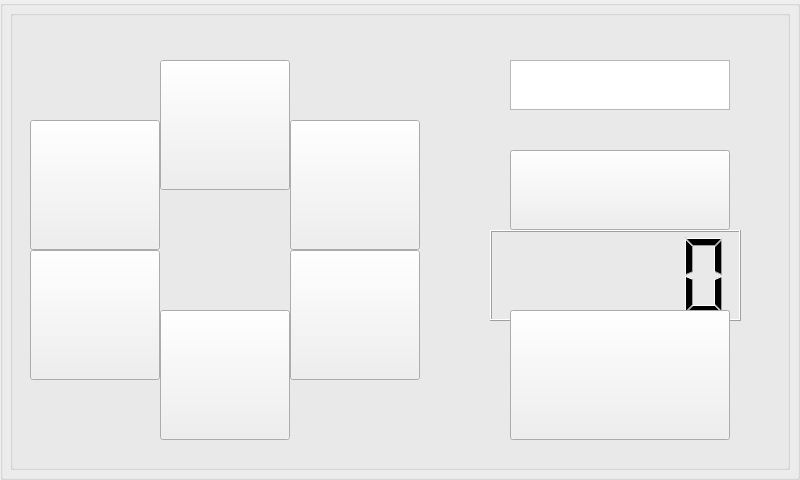
<?xml version="1.0" encoding="UTF-8"?>
<ui version="4.0">
 <class>GamePad</class>
 <widget class="QMainWindow" name="GamePad">
  <property name="enabled">
   <bool>true</bool>
  </property>
  <property name="geometry">
   <rect>
    <x>0</x>
    <y>0</y>
    <width>800</width>
    <height>480</height>
   </rect>
  </property>
  <property name="windowTitle">
   <string>GamePad</string>
  </property>
  <widget class="QWidget" name="centralWidget">
   <property name="cursor">
    <cursorShape>BlankCursor</cursorShape>
   </property>
   <property name="autoFillBackground">
    <bool>true</bool>
   </property>
   <widget class="QGroupBox" name="GB_Background">
    <property name="geometry">
     <rect>
      <x>0</x>
      <y>0</y>
      <width>800</width>
      <height>480</height>
     </rect>
    </property>
    <property name="title">
     <string/>
    </property>
   </widget>
   <widget class="QGroupBox" name="GB_Control">
    <property name="enabled">
     <bool>true</bool>
    </property>
    <property name="geometry">
     <rect>
      <x>10</x>
      <y>10</y>
      <width>780</width>
      <height>460</height>
     </rect>
    </property>
    <property name="autoFillBackground">
     <bool>false</bool>
    </property>
    <property name="title">
     <string/>
    </property>
    <property name="alignment">
     <set>Qt::AlignLeading|Qt::AlignLeft|Qt::AlignVCenter</set>
    </property>
    <widget class="QLCDNumber" name="lcdNumber">
     <property name="geometry">
      <rect>
       <x>480</x>
       <y>220</y>
       <width>251</width>
       <height>91</height>
      </rect>
     </property>
    </widget>
    <widget class="QPushButton" name="bt_UP">
     <property name="geometry">
      <rect>
       <x>150</x>
       <y>50</y>
       <width>130</width>
       <height>130</height>
      </rect>
     </property>
     <property name="autoFillBackground">
      <bool>true</bool>
     </property>
     <property name="text">
      <string/>
     </property>
    </widget>
    <widget class="QPushButton" name="bt_UP_LEFT">
     <property name="geometry">
      <rect>
       <x>20</x>
       <y>110</y>
       <width>130</width>
       <height>130</height>
      </rect>
     </property>
     <property name="autoFillBackground">
      <bool>true</bool>
     </property>
     <property name="text">
      <string/>
     </property>
    </widget>
    <widget class="QPushButton" name="bt_UP_RIGHT">
     <property name="geometry">
      <rect>
       <x>280</x>
       <y>110</y>
       <width>130</width>
       <height>130</height>
      </rect>
     </property>
     <property name="autoFillBackground">
      <bool>true</bool>
     </property>
     <property name="text">
      <string/>
     </property>
    </widget>
    <widget class="QPushButton" name="bt_DOWN_LEFT">
     <property name="geometry">
      <rect>
       <x>20</x>
       <y>240</y>
       <width>130</width>
       <height>130</height>
      </rect>
     </property>
     <property name="autoFillBackground">
      <bool>true</bool>
     </property>
     <property name="text">
      <string/>
     </property>
    </widget>
    <widget class="QPushButton" name="bt_DOWN_RIGHT">
     <property name="geometry">
      <rect>
       <x>280</x>
       <y>240</y>
       <width>130</width>
       <height>130</height>
      </rect>
     </property>
     <property name="autoFillBackground">
      <bool>true</bool>
     </property>
     <property name="text">
      <string/>
     </property>
    </widget>
    <widget class="QPushButton" name="bt_DOWN">
     <property name="geometry">
      <rect>
       <x>150</x>
       <y>300</y>
       <width>130</width>
       <height>130</height>
      </rect>
     </property>
     <property name="autoFillBackground">
      <bool>true</bool>
     </property>
     <property name="text">
      <string/>
     </property>
    </widget>
    <widget class="QPushButton" name="bt_STOP">
     <property name="geometry">
      <rect>
       <x>500</x>
       <y>300</y>
       <width>220</width>
       <height>130</height>
      </rect>
     </property>
     <property name="text">
      <string/>
     </property>
    </widget>
    <widget class="QPushButton" name="bt_GOAL">
     <property name="geometry">
      <rect>
       <x>500</x>
       <y>140</y>
       <width>220</width>
       <height>80</height>
      </rect>
     </property>
     <property name="text">
      <string/>
     </property>
    </widget>
    <widget class="QTextEdit" name="edit_PlayerInfo">
     <property name="geometry">
      <rect>
       <x>500</x>
       <y>50</y>
       <width>220</width>
       <height>50</height>
      </rect>
     </property>
    </widget>
   </widget>
  </widget>
 </widget>
 <layoutdefault spacing="6" margin="11"/>
 <resources/>
 <connections/>
</ui>
